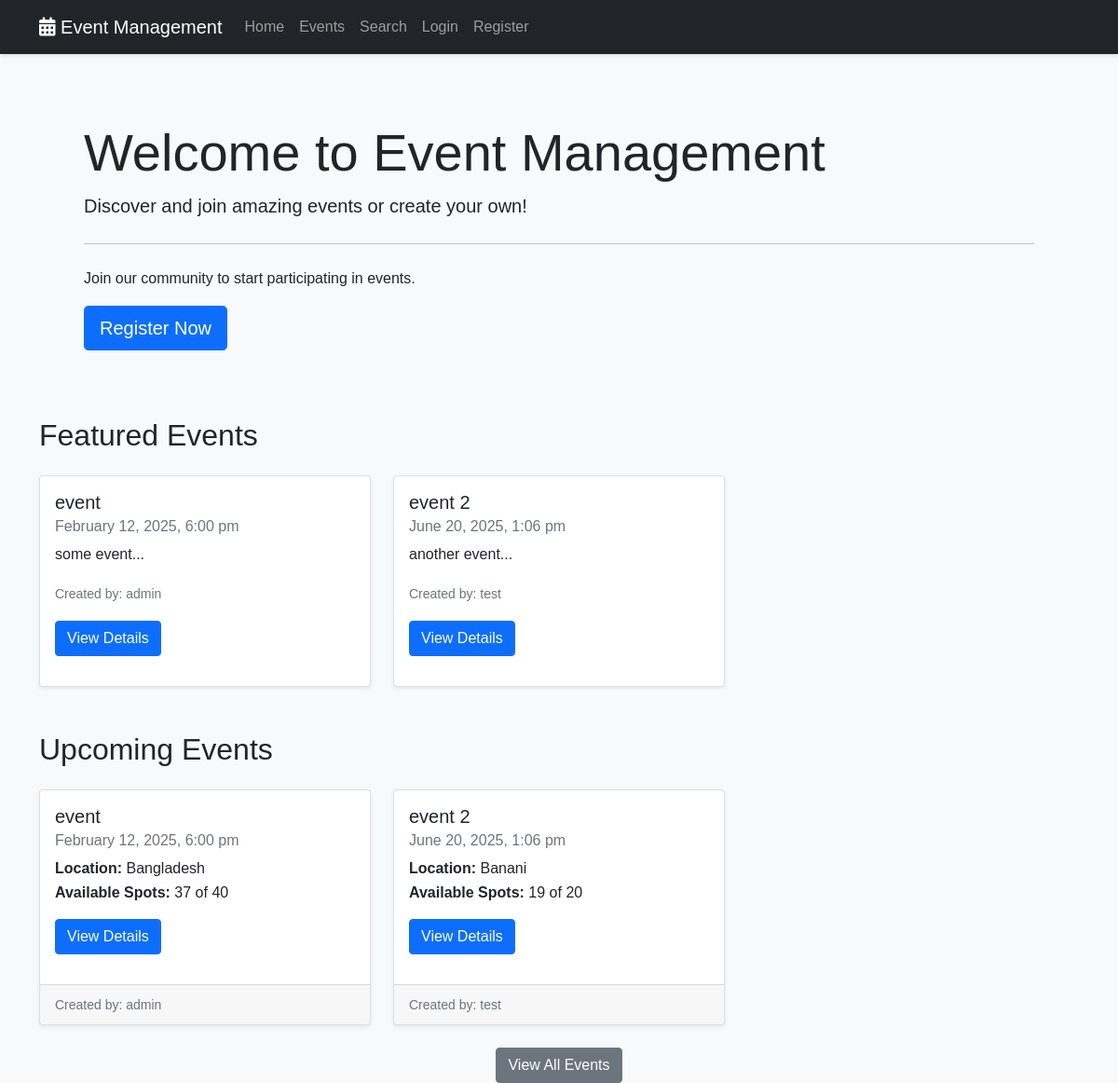
The page / on the database its author committed.
### tables this page shows
CREATE TABLE `events` (
  `id` int(11) NOT NULL,
  `created_by` int(11) NOT NULL,
  `title` varchar(255) NOT NULL,
  `description` text DEFAULT NULL,
  `event_date` datetime NOT NULL,
  `location` varchar(255) NOT NULL,
  `max_capacity` int(11) NOT NULL,
  `created_at` timestamp NOT NULL DEFAULT current_timestamp(),
  `updated_at` timestamp NULL DEFAULT NULL
);

CREATE TABLE `users` (
  `id` int(11) NOT NULL,
  `username` varchar(50) NOT NULL,
  `email` varchar(100) NOT NULL,
  `password` varchar(255) NOT NULL,
  `is_admin` tinyint(1) DEFAULT 0,
  `created_at` timestamp NOT NULL DEFAULT current_timestamp(),
  `last_login` timestamp NULL DEFAULT NULL
);

### includes/functions.php (called while the page is built, shortened)
<?php
function is_authenticated() {
    return isset($_SESSION['user_id']);
}
?>

### index.php (the view, shortened to what this page needs)
<?php
require_once 'includes/functions.php';
try {
    $db = Database::getInstance()->getConnection();
    $stmt = $db->prepare("
    SELECT e.*,
    u.username as creator_name,
    (SELECT COUNT(*) FROM attendees WHERE event_id = e.id AND status = 'registered') as current_attendees  -- **ADDED status filter**
    FROM events e
    LEFT JOIN users u ON e.created_by = u.id
    WHERE e.event_date >= CURRENT_DATE()
    ORDER BY e.event_date ASC
    LIMIT 6
    ");
    $stmt->execute();
    $upcoming_events = $stmt->fetchAll(PDO::FETCH_ASSOC);
    $stmt = $db->prepare("
    SELECT e.*,
    u.username as creator_name,
    (SELECT COUNT(*) FROM attendees WHERE event_id = e.id AND status = 'registered') as registration_count
    FROM events e
    LEFT JOIN users u ON e.created_by = u.id
    LEFT JOIN attendees a ON e.id = a.event_id  -- Still need JOIN for featured events, but count from subquery
    WHERE e.event_date >= CURRENT_DATE()
    GROUP BY e.id
    ORDER BY registration_count DESC
    LIMIT 3
    ");
    $stmt->execute();
    $featured_events = $stmt->fetchAll(PDO::FETCH_ASSOC);
} catch (PDOException $e) {
    error_log("Index page error: " . $e->getMessage());
    $error = "An error occurred while fetching events.";
}
?>
<?php require_once 'includes/header.php'; ?>
<div class="jumbotron bg-light p-5 rounded-3 mb-4">
    <h1 class="display-4">Welcome to Event Management</h1>
    <p class="lead">Discover and join amazing events or create your own!</p>
    <?php if (!is_authenticated()): ?>
        <hr class="my-4">
        <p>Join our community to start participating in events.</p>
        <a class="btn btn-primary btn-lg" href="register.php" role="button">Register Now</a>
    <?php else: ?>
        <a class="btn btn-primary btn-lg" href="create_event.php" role="button">Create Event</a>
    <?php endif; ?>
</div>
<?php if (isset($error)): ?>
    <?php echo display_error($error); ?>
<?php else: ?>
    <?php if (!empty($featured_events)): ?>
        <h2 class="mb-4">Featured Events</h2>
        <div class="row row-cols-1 row-cols-md-3 g-4 mb-5">
            <?php foreach ($featured_events as $event): ?>
                <div class="col">
                    <div class="card h-100">
                        <div class="card-body">
                            <h5 class="card-title"><?php echo htmlspecialchars($event['title']); ?></h5>
                            <h6 class="card-subtitle mb-2 text-muted">
                                <?php echo date('F j, Y, g:i a', strtotime($event['event_date'])); ?>
                            </h6>
                            <p class="card-text">
                                <?php echo nl2br(htmlspecialchars(substr($event['description'], 0, 150)) . '...'); ?>
                            </p>
                            <p class="card-text">
                                <small class="text-muted">
                                    Created by: <?php echo htmlspecialchars($event['creator_name']); ?>
                                </small>
                            </p>
                            <a href="event_details.php?id=<?php echo $event['id']; ?>" class="btn btn-primary">View Details</a>
                        </div>
                    </div>
                </div>
            <?php endforeach; ?>
        </div>
    <?php endif; ?>
    <h2 class="mb-4">Upcoming Events</h2>
    <?php if (empty($upcoming_events)): ?>
        <div class="alert alert-info">No upcoming events available.</div>
    <?php else: ?>
        <div class="row row-cols-1 row-cols-md-3 g-4">
            <?php foreach ($upcoming_events as $event): ?>
                <div class="col">
                    <div class="card h-100">
                        <div class="card-body">
                            <h5 class="card-title"><?php echo htmlspecialchars($event['title']); ?></h5>
                            <h6 class="card-subtitle mb-2 text-muted">
                                <?php echo date('F j, Y, g:i a', strtotime($event['event_date'])); ?>
                            </h6>
                            <p class="card-text">
                                <strong>Location:</strong> <?php echo htmlspecialchars($event['location']); ?><br>
                                <strong>Available Spots:</strong>
                                <?php echo $event['max_capacity'] - $event['current_attendees']; ?>
                                of <?php echo $event['max_capacity']; ?>
                            </p>
                            <a href="event_details.php?id=<?php echo $event['id']; ?>" class="btn btn-primary">View Details</a>
                        </div>
                        <div class="card-footer">
                            <small class="text-muted">
                                Created by: <?php echo htmlspecialchars($event['creator_name']); ?>
                            </small>
                        </div>
                    </div>
                </div>
            <?php endforeach; ?>
        </div>
        <div class="text-center mt-4">
            <a href="events.php" class="btn btn-secondary">View All Events</a>
        </div>
    <?php endif; ?>
<?php endif; ?>
<?php require_once 'includes/footer.php'; ?>

### assets/css/style.css (style rules this page uses)
body { font-family: 'Arial', sans-serif; line-height: 1.6; background-color: #f8f9fa; }
.card { box-shadow: 0 0.125rem 0.25rem rgba(0,0,0,.075); margin-bottom: 1rem; }

### rows shown on the page
events: title "event", event_date "February 12, 2025, 6:00 pm", description "some event...", created_by.username "admin", location "Bangladesh", current_attendees "37", max_capacity "40"
events: title "event 2", event_date "June 20, 2025, 1:06 pm", description "another event...", created_by.username "test", location "Banani", current_attendees "19", max_capacity "20"
